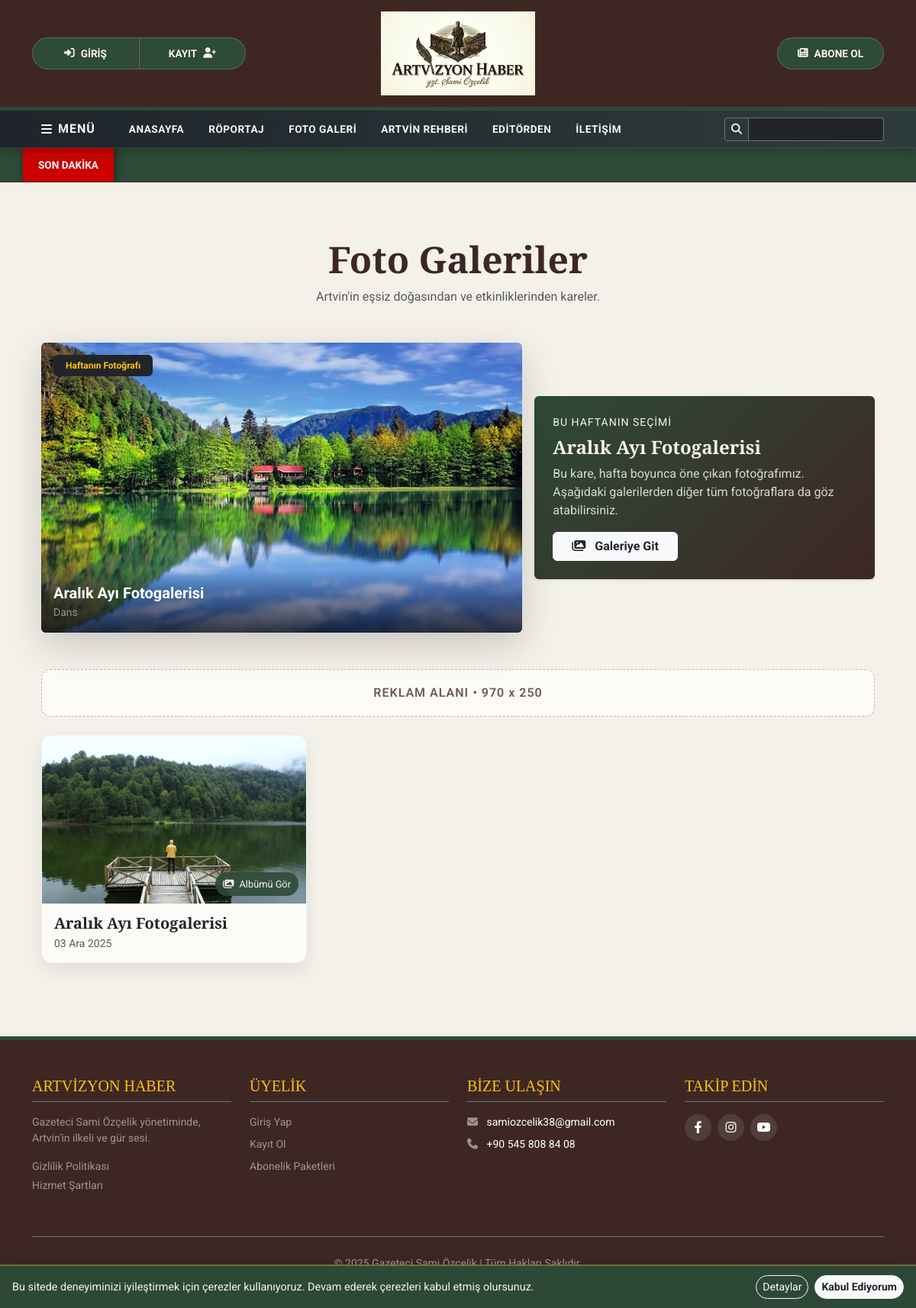
Page /galeri/ on the committed database.
### haberler/models.py (models this page shows, shortened)
class GaleriResim(models.Model):
    galeri = models.ForeignKey(Galeri, on_delete=models.CASCADE, related_name='resimler')
    resim = ProcessedImageField(
        upload_to='galeri_resimleri/',
        processors=[ResizeToFit(1024, 768)],
        format='JPEG',
        options={'quality': 70}
    )
    aciklama = models.CharField(max_length=200, blank=True, verbose_name="Resim Açıklaması (Opsiyonel)")
    haftanin_fotografi_mi = models.BooleanField(default=False, verbose_name="Haftanın Fotoğrafı")

class Galeri(models.Model):
    baslik = models.CharField(max_length=200, verbose_name="Galeri Başlığı")
    kapak_resmi = ProcessedImageField(
        upload_to='galeri_kapak/',
        processors=[ResizeToFit(800, 600)],
        format='JPEG',
        options={'quality': 60},
        verbose_name="Kapak Resmi"
    )
    yayin_tarihi = models.DateTimeField(default=timezone.now)
    class Meta: verbose_name_plural = "Fotoğraf Galerileri"

### haberler/views.py (the view)
# urls.py: path('galeri/', views.galeri_listesi, name='galeri_listesi'),
def galeri_listesi(request):
    haftanin_fotografi = GaleriResim.objects.filter(haftanin_fotografi_mi=True).select_related('galeri').first()
    galeriler = Galeri.objects.all().order_by('-yayin_tarihi')
    return render(request, 'galeri_listesi.html', {'galeriler': galeriler, 'haftanin_fotografi': haftanin_fotografi})

### templates/galeri_listesi.html (shortened to what this page needs)
{% extends 'base.html' %}
{% block content %}
<div class="container my-5">
    <div class="text-center mb-5">
        <h2 class="fw-bold display-5" style="color: var(--ahsap-koyu); font-family: 'Playfair Display', serif;">Foto Galeriler</h2>
        <p class="text-muted">Artvin'in eşsiz doğasından ve etkinliklerinden kareler.</p>
    </div>
    {% if haftanin_fotografi %}
    <div class="row align-items-center mb-5 g-3 haftanin-foto-kart">
        <div class="col-lg-7">
            <div class="position-relative rounded shadow-lg overflow-hidden">
                <img src="{{ haftanin_fotografi.resim.url }}" class="img-fluid w-100" style="height: 380px; object-fit: cover;" alt="{{ haftanin_fotografi.aciklama|default:'Haftanın Fotoğrafı' }}">
                <span class="badge bg-dark text-warning position-absolute top-0 start-0 m-3 px-3 py-2">Haftanın Fotoğrafı</span>
                <a href="{% url 'galeri_detay' haftanin_fotografi.galeri.pk %}" class="position-absolute bottom-0 start-0 end-0 text-white text-decoration-none p-3" style="background: linear-gradient(180deg, transparent, rgba(0,0,0,0.7));">
                    <div class="fw-bold fs-5">{{ haftanin_fotografi.galeri.baslik }}</div>
                    {% if haftanin_fotografi.aciklama %}<div class="small text-white-50">{{ haftanin_fotografi.aciklama }}</div>{% endif %}
                </a>
            </div>
        </div>
        <div class="col-lg-5">
            <div class="p-4 rounded shadow-sm" style="background: linear-gradient(135deg, #2E4A38, #3E2723); color: #f7f3ec;">
                <p class="text-uppercase small mb-2 letter-space">Bu Haftanın Seçimi</p>
                <h4 class="fw-bold mb-2">{{ haftanin_fotografi.galeri.baslik }}</h4>
                <p class="mb-3" style="color: rgba(255,255,255,0.8);">Bu kare, hafta boyunca öne çıkan fotoğrafımız. Aşağıdaki galerilerden diğer tüm fotoğraflara da göz atabilirsiniz.</p>
                <a href="{% url 'galeri_detay' haftanin_fotografi.galeri.pk %}" class="btn btn-light text-dark fw-bold px-4">
                    <i class="fas fa-images me-2"></i> Galeriye Git
                </a>
            </div>
        </div>
    </div>
    {% endif %}
    <div class="reklam-bant text-center my-4">
        <div class="reklam-icerik">REKLAM ALANI • 970 x 250</div>
    </div>
    <div class="row g-4">
        {% for galeri in galeriler %}
        <div class="col-md-4">
            <a href="{% url 'galeri_detay' galeri.pk %}" class="text-decoration-none galeri-kart h-100 d-flex flex-column">
                <div class="galeri-img-wrap position-relative rounded-top">
                    {% if galeri.kapak_resmi %}
                        <img src="{{ galeri.kapak_resmi.url }}" class="w-100" alt="{{ galeri.baslik }}">
                    {% else %}
                        <div class="bg-secondary text-white d-flex align-items-center justify-content-center" style="height: 220px;">Resim Yok</div>
                    {% endif %}
                    <div class="galeri-chip"><i class="fas fa-images me-1"></i> Albümü Gör</div>
                </div>
                <div class="galeri-body rounded-bottom flex-grow-1">
                    <h5 class="fw-bold text-dark mb-1">{{ galeri.baslik }}</h5>
                    <p class="text-muted small mb-0">{{ galeri.yayin_tarihi|date:"d M Y" }}</p>
                </div>
            </a>
        </div>
        {% empty %}
        <div class="col-12 text-center py-5">
            <h4 class="text-muted">Henüz bir galeri eklenmemiş.</h4>
        </div>
        {% endfor %}
    </div>
</div>
{% endblock %}

### templates/base.html (style rules this page uses)
:root { --ahsap-koyu: #3E2723; --artvin-yesil: #2E4A38; --kagit-krem: #F4F1EA; --altin-detay: #D4AF37; --yazi-krem: #FDF5E6; }
body { background-color: var(--kagit-krem); font-family: 'Roboto', sans-serif; min-height: 100vh; display: flex; flex-direction: column; }
h1, h2, h3, h4, h5 { font-family: 'Playfair Display', serif; }

### templates/galeri_listesi.html (style rules this page uses)
.galeri-kart { border: 1px solid rgba(0,0,0,0.05); border-radius: 14px; overflow: hidden; background: #fff; box-shadow: 0 10px 25px rgba(0,0,0,0.08); transition: transform 0.2s ease, box-shadow 0.2s ease; }
.galeri-img-wrap img { height: 220px; object-fit: cover; display: block; transition: transform 0.3s ease; }
.galeri-chip { position: absolute; bottom: 10px; right: 10px; background: rgba(46,74,56,0.9); color: #f7f3ec; padding: 6px 10px; border-radius: 20px; font-size: 0.8rem; }
.galeri-body { padding: 14px 16px; background: #fdfbf7; }
.haftanin-foto-kart .letter-space { letter-spacing: 1px; }
.reklam-bant { background: #fdfbf7; border: 1px dashed #c4b9a6; border-radius: 12px; padding: 18px; }
.reklam-icerik { color: #6c5c50; font-weight: 600; letter-spacing: 1px; }

### rows in the picture
GaleriResim: resim (picture), galeri.baslik "Aralık Ayı Fotogalerisi", aciklama "Dans"
Galeri: kapak_resmi (picture), baslik "Aralık Ayı Fotogalerisi", yayin_tarihi "03 Ara 2025"
